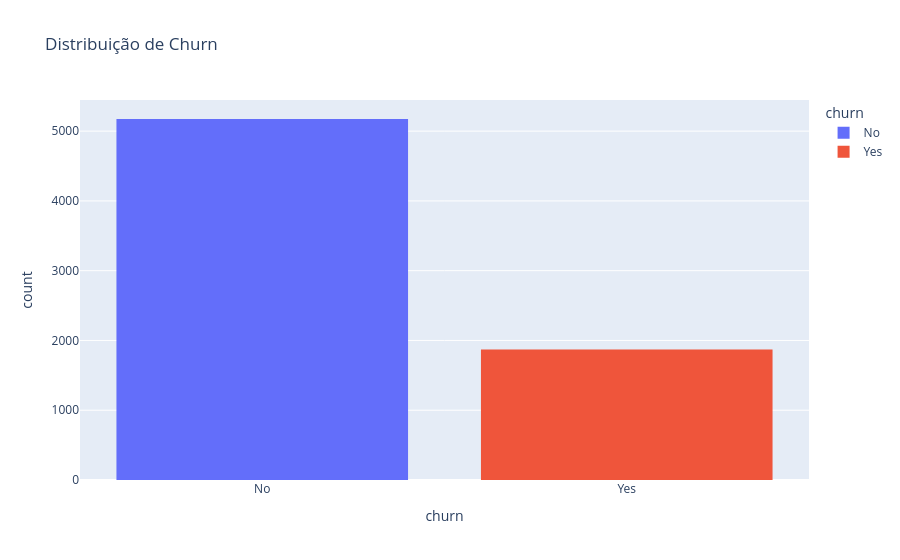

The notebook cell saved with this chart:
### Code cell
px.histogram(df, x='churn', color='churn', title='Distribuição de Churn')

### Figure 1 — Plotly figure (JSON) as saved in the notebook; plotly's stock layout.template omitted (floating-point values rounded to 4 significant figures; data arrays with more than 128 entries replaced by an {"elided": "..."} marker saying what was removed)
{"data": [{"bingroup": "x", "hovertemplate": "churn=%{x}<br>count=%{y}<extra></extra>", "legendgroup": "No", "marker": {"color": "#636efa", "pattern": {"shape": ""}}, "name": "No", "orientation": "v", "showlegend": true, "type": "histogram", "x": {"elided": "5174 str values"}, "xaxis": "x", "yaxis": "y"}, {"bingroup": "x", "hovertemplate": "churn=%{x}<br>count=%{y}<extra></extra>", "legendgroup": "Yes", "marker": {"color": "#EF553B", "pattern": {"shape": ""}}, "name": "Yes", "orientation": "v", "showlegend": true, "type": "histogram", "x": {"elided": "1869 str values"}, "xaxis": "x", "yaxis": "y"}], "layout": {"barmode": "relative", "legend": {"title": {"text": "churn"}, "tracegroupgap": 0}, "title": {"text": "Distribuição de Churn"}, "xaxis": {"anchor": "y", "categoryarray": ["No", "Yes"], "categoryorder": "array", "domain": [0, 1], "title": {"text": "churn"}}, "yaxis": {"anchor": "x", "domain": [0, 1], "title": {"text": "count"}}}}
